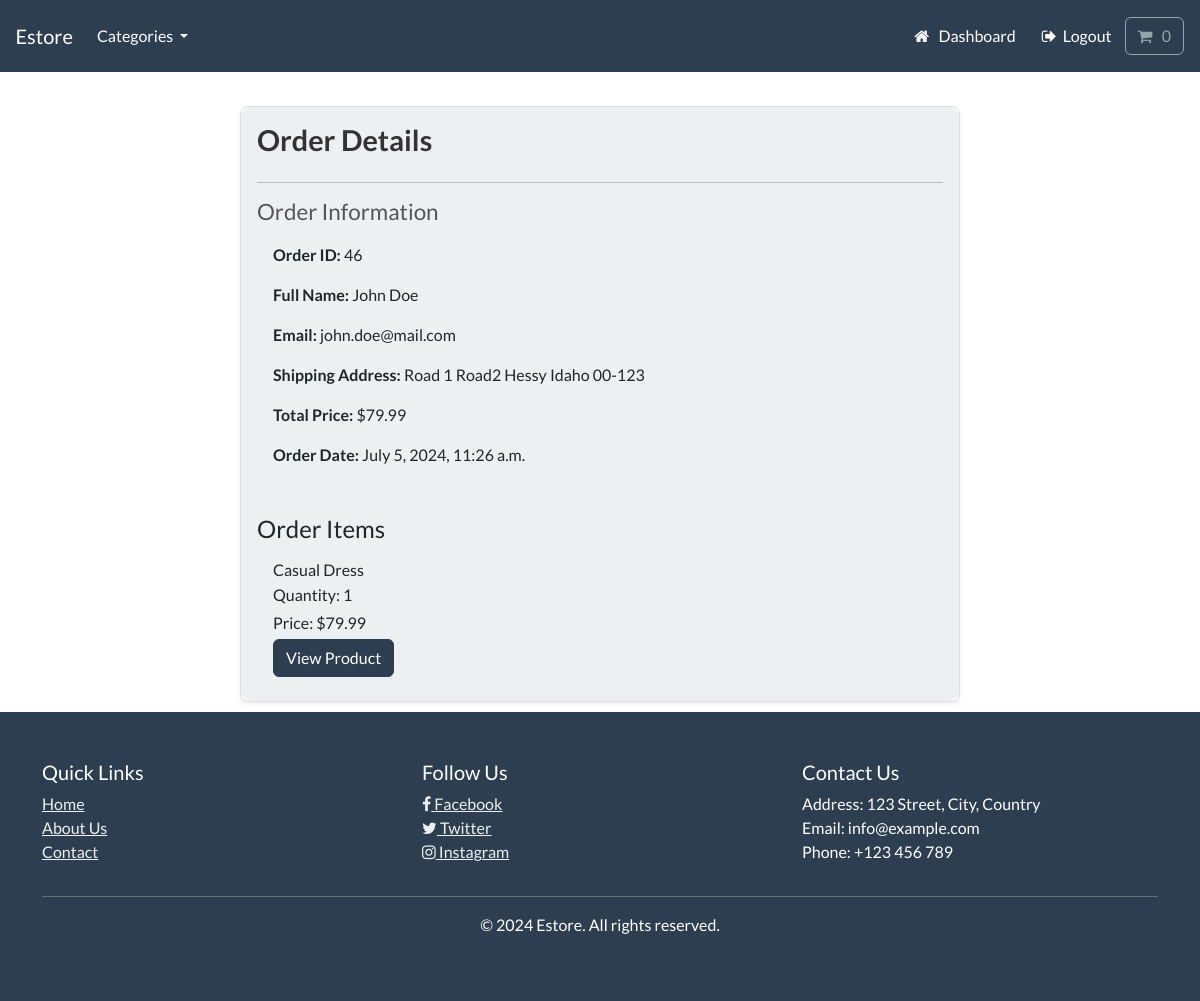
The app's page /account/order/46 (signed in) with its own data.
### payment/models.py (models this page shows, shortened)
class Order(models.Model):
    full_name = models.CharField(max_length=300)
    email = models.EmailField(max_length=255)
    shipping_address = models.TextField(max_length=1000)
    paid_amount = models.DecimalField(max_digits=6, decimal_places=2)
    order_date = models.DateTimeField(auto_now_add=True)
    user = models.ForeignKey(User, on_delete=models.CASCADE, null=True, blank=True)
    class Meta:
        verbose_name_plural = "Order"

class OrderItem(models.Model):
    order = models.ForeignKey(Order, on_delete=models.CASCADE, null=True)
    product = models.ForeignKey(Product, on_delete=models.CASCADE, null=True)
    quantity = models.PositiveBigIntegerField(default=1)
    price = models.DecimalField(max_digits=8, decimal_places=2)

### store/models.py (models this page shows, shortened)
class Product(models.Model):
    category = models.ForeignKey(
        Category, related_name="product", on_delete=models.CASCADE, null=True
    )
    title = models.CharField(max_length=250)
    brand = models.CharField(max_length=250, default="unbranded")
    description = models.TextField(blank=True)
    slug = AutoSlugField(populate_from="title", unique=True)
    price = models.DecimalField(max_digits=6, decimal_places=2)
    default_image = models.ImageField(
        default="/images/default.jpg", upload_to="images/"
    )
    class Meta:
        verbose_name_plural = "products"
    def __str__(self):
        return self.title
    def get_absolute_url(self):
        return reverse("product-info", args=[self.slug])

### account/views.py (the view)
# urls.py: path("order/<int:order_id>", views.order_detail_view, name="order-detail"),
@login_required(login_url="my-login")
def order_detail_view(request, order_id):
    try:
        order = get_object_or_404(Order, id=order_id, user=request.user)
        order_items = OrderItem.objects.filter(order=order)
    except:
        return redirect("my-orders")
    context = {"order": order, "order_items": order_items}
    return render(request, "account/order-detail.html", context)

### cart/cart.py (called while the page is built)
    def __len__(self):
        return sum(item["qty"] for item in self.cart.values())

### cart/context_processors.py (called while the page is built)
def cart(request):
    return {"cart": Cart(request)}

### store/models.py (called while the page is built)
    def get_absolute_url(self):
        return reverse("list-category", args=[self.slug])

### store/views.py (called while the page is built)
def categories(request):
    all_categories = Category.objects.all()
    return {"all_categories": all_categories}

### account/templates/account/order-detail.html (shortened to what this page needs)
{% extends "store/base.html" %}
{% load static %}
{% load crispy_forms_tags %}
{% block content %}
<div class="container ">
    <div class="row ">
        <div class="col-md-8 mx-auto">
            <div class="card shadow-sm">
                <div class="card-body bg-light">
                    <h2 class="card-title mb-4">Order Details</h2>
                    <hr>
                    <div class="order-info mb-4">
                        <h4>Order Information</h4>
                        <ul class="list-group list-group-flush">
                            <li class="list-group-item"><strong>Order ID:</strong> {{ order.id }}</li>
                            <li class="list-group-item"><strong>Full Name:</strong> {{ order.full_name }}</li>
                            <li class="list-group-item"><strong>Email:</strong> {{ order.email }}</li>
                            <li class="list-group-item"><strong>Shipping Address:</strong> {{ order.shipping_address }}</li>
                            <li class="list-group-item"><strong>Total Price:</strong> ${{ order.paid_amount }}</li>
                            <li class="list-group-item"><strong>Order Date:</strong> {{ order.order_date }}</li>
                        </ul>
                    </div>
                    <div class="order-items">
                        <h4>Order Items</h4>
                        <div class="list-group">
                            {% for order_item in order_items %}
                            <div class="list-group-item">
                                <h6 class="mb-1">{{ order_item.product }}</h6>
                                <p class="mb-1">Quantity: {{ order_item.quantity }}</p>
                                <p class="mb-1">Price: ${{ order_item.price }}</p>
                                <a href="{{ order_item.product.get_absolute_url }}" class="btn btn-primary">View Product</a>
                            </div>
                            {% empty %}
                                <p class="text-muted">No items in this order.</p>
                            {% endfor %}
                        </div>
                    </div>
                </div>
            </div>
        </div>
    </div>
</div>
{% endblock %}

### static/css/styles.css (style rules this page uses)
.card { border-radius: 10px; margin-bottom: 70px; }
.card-body { border-radius: 10px; }
.card-title { font-size: 1.8rem; color: #333; font-weight: bold; }
.order-info { border-bottom: 1px solid #eee; padding-bottom: 15px; margin-bottom: 20px; }
.order-info h4 { font-size: 1.4rem; margin-bottom: 10px; color: #555; }
.order-items { margin-top: 20px; }
.list-group-item { background-color: transparent; border: none; }
.card { width: 100%; min-width: auto; height: auto; background-color: #fff; border: 1px solid #ddd; border-radius: 8px; overflow: hidden; margin: 10px; margin-inline-start: auto; margin-inline-end: auto; }

### records on screen
Order: id "46", full_name "John Doe", email "john.doe@mail.com", shipping_address "Road 1 Road2 Hessy Idaho 00-123", paid_amount "79.99", order_date "July 5, 2024, 11:26 a.m."
OrderItem: product "Casual Dress", quantity "1", price "79.99"
